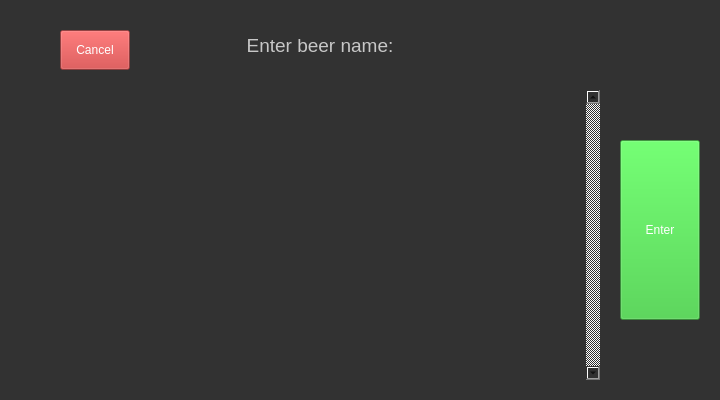
<?xml version="1.0" encoding="UTF-8"?>
<ui version="4.0">
 <class>OptionSelectDialog</class>
 <widget class="QDialog" name="OptionSelectDialog">
  <property name="windowModality">
   <enum>Qt::ApplicationModal</enum>
  </property>
  <property name="geometry">
   <rect>
    <x>0</x>
    <y>0</y>
    <width>720</width>
    <height>400</height>
   </rect>
  </property>
  <property name="windowTitle">
   <string>Dialog</string>
  </property>
  <property name="styleSheet">
   <string notr="true">background-color: rgb(50, 50, 50);</string>
  </property>
  <property name="modal">
   <bool>true</bool>
  </property>
  <widget class="QPushButton" name="pushButton_Cancel">
   <property name="geometry">
    <rect>
     <x>60</x>
     <y>30</y>
     <width>70</width>
     <height>40</height>
    </rect>
   </property>
   <property name="focusPolicy">
    <enum>Qt::NoFocus</enum>
   </property>
   <property name="styleSheet">
    <string notr="true">color: rgb(255, 255, 255);
background-color: rgba(200, 50, 50, 100);
selection-color: rgb(255, 255, 0);</string>
   </property>
   <property name="text">
    <string>Cancel</string>
   </property>
   <property name="flat">
    <bool>false</bool>
   </property>
  </widget>
  <widget class="QLabel" name="label">
   <property name="geometry">
    <rect>
     <x>70</x>
     <y>30</y>
     <width>500</width>
     <height>30</height>
    </rect>
   </property>
   <property name="font">
    <font>
     <pointsize>14</pointsize>
    </font>
   </property>
   <property name="styleSheet">
    <string notr="true">color: rgb(199, 199, 199);</string>
   </property>
   <property name="text">
    <string>Enter beer name:</string>
   </property>
   <property name="alignment">
    <set>Qt::AlignCenter</set>
   </property>
  </widget>
  <widget class="QPushButton" name="pushButton_Enter">
   <property name="geometry">
    <rect>
     <x>620</x>
     <y>140</y>
     <width>80</width>
     <height>180</height>
    </rect>
   </property>
   <property name="focusPolicy">
    <enum>Qt::NoFocus</enum>
   </property>
   <property name="styleSheet">
    <string notr="true">color: rgb(255, 255, 255);
background-color: rgba(50, 200, 50, 100);
selection-color: rgb(255, 255, 0);</string>
   </property>
   <property name="text">
    <string>Enter</string>
   </property>
   <property name="flat">
    <bool>false</bool>
   </property>
  </widget>
  <widget class="QScrollArea" name="scrollArea">
   <property name="geometry">
    <rect>
     <x>60</x>
     <y>90</y>
     <width>540</width>
     <height>290</height>
    </rect>
   </property>
   <property name="styleSheet">
    <string notr="true">QScrollBar:vertical
{
	width:50px;
	background-color: qlineargradient(spread:pad, x1:0, y1:0, x2:1, y2:1, stop:0 rgba(80, 80, 80, 255), stop:1 rgba(105, 105, 105, 255));
}
QScrollArea QWidget
{
	background-color: rgb(50, 50, 50);
}
QButton QWidget
{
	background-color: qlineargradient(spread:pad, x1:0, y1:0, x2:1, y2:1, stop:0 rgba(91, 91, 91, 255), stop:1 rgba(155, 155, 155, 255));
}</string>
   </property>
   <property name="frameShape">
    <enum>QFrame::NoFrame</enum>
   </property>
   <property name="frameShadow">
    <enum>QFrame::Plain</enum>
   </property>
   <property name="verticalScrollBarPolicy">
    <enum>Qt::ScrollBarAlwaysOn</enum>
   </property>
   <property name="widgetResizable">
    <bool>true</bool>
   </property>
   <widget class="QWidget" name="scrollAreaWidgetContents">
    <property name="geometry">
     <rect>
      <x>0</x>
      <y>0</y>
      <width>490</width>
      <height>290</height>
     </rect>
    </property>
   </widget>
  </widget>
  <zorder>label</zorder>
  <zorder>pushButton_Cancel</zorder>
  <zorder>pushButton_Enter</zorder>
  <zorder>scrollArea</zorder>
 </widget>
 <resources/>
 <connections/>
</ui>
